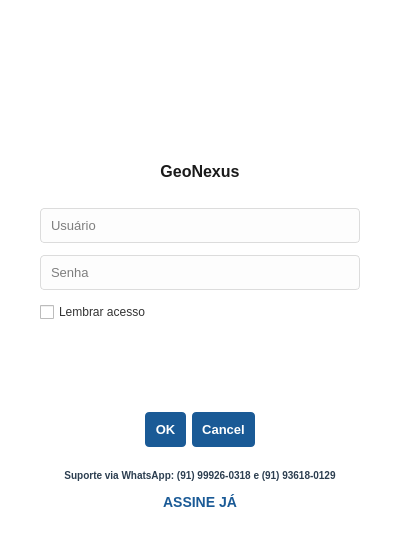
<?xml version="1.0" encoding="UTF-8"?>
<ui version="4.0">
 <class>LoginForm</class>
 <widget class="QDialog" name="LoginForm">
  <property name="geometry">
   <rect>
    <x>0</x>
    <y>0</y>
    <width>400</width>
    <height>550</height>
   </rect>
  </property>
  <property name="windowTitle">
   <string>GeoNexus - Login</string>
  </property>
  <property name="styleSheet">
   <string notr="true">
    QDialog {
        background-color: #ffffff;
    }
    QLabel#titleLabel {
        color: #1a1a1a;
        font-size: 16px;
        font-weight: bold;
    }
    QLineEdit {
        border: 1px solid #dcdcdc;
        border-radius: 4px;
        padding: 8px;
        background-color: #fdfdfd;
        font-size: 13px;
    }
    QLineEdit:focus {
        border: 1px solid #1a5a96;
        background-color: #ffffff;
    }
    QCheckBox {
        color: #333333;
        font-size: 12px;
    }
    QPushButton {
        background-color: #1a5a96;
        color: white;
        border-radius: 4px;
        padding: 10px;
        font-weight: bold;
        font-size: 13px;
    }
    QPushButton:hover {
        background-color: #2980b9;
    }
    QLabel#subscribeLabel {
        color: #1a5a96;
        font-size: 14px;
        font-weight: bold;
        text-decoration: none;
    }
    QLabel#subscribeLabel:hover {
        color: #2980b9;
    }
   </string>
  </property>
  <layout class="QVBoxLayout" name="verticalLayout">
   <property name="spacing">
    <number>12</number>
   </property>
   <property name="leftMargin">
    <number>40</number>
   </property>
   <property name="topMargin">
    <number>40</number>
   </property>
   <property name="rightMargin">
    <number>40</number>
   </property>
   <property name="bottomMargin">
    <number>40</number>
   </property>
   <item>
    <layout class="QHBoxLayout" name="horizontalLayoutLogo">
     <item>
      <spacer name="horizontalSpacerLeft">
       <property name="orientation"><enum>Qt::Horizontal</enum></property>
       <property name="sizeHint" stdset="0"><size><width>40</width><height>20</height></size></property>
      </spacer>
     </item>
     <item>
      <widget class="QLabel" name="logoLabel">
       <property name="minimumSize"><size><width>250</width><height>100</height></size></property>
       <property name="maximumSize"><size><width>250</width><height>100</height></size></property>
       <property name="text"><string/></property>
       <property name="pixmap"><pixmap>logo_geonexus.png</pixmap></property>
       <property name="scaledContents"><bool>true</bool></property>
       <property name="alignment"><set>Qt::AlignCenter</set></property>
      </widget>
     </item>
     <item>
      <spacer name="horizontalSpacerRight">
       <property name="orientation"><enum>Qt::Horizontal</enum></property>
       <property name="sizeHint" stdset="0"><size><width>40</width><height>20</height></size></property>
      </spacer>
     </item>
    </layout>
   </item>
   <item>
    <spacer name="verticalSpacer_top">
     <property name="orientation"><enum>Qt::Vertical</enum></property>
     <property name="sizeType"><enum>QSizePolicy::Fixed</enum></property>
     <property name="sizeHint" stdset="0"><size><width>20</width><height>10</height></size></property>
    </spacer>
   </item>
   <item>
    <widget class="QLabel" name="titleLabel">
     <property name="text"><string>GeoNexus</string></property>
     <property name="alignment"><set>Qt::AlignCenter</set></property>
    </widget>
   </item>
   <item>
    <spacer name="verticalSpacer_mid">
     <property name="orientation"><enum>Qt::Vertical</enum></property>
     <property name="sizeType"><enum>QSizePolicy::Fixed</enum></property>
     <property name="sizeHint" stdset="0"><size><width>20</width><height>15</height></size></property>
    </spacer>
   </item>
   <item>
    <widget class="QLineEdit" name="lineUser">
     <property name="placeholderText"><string>Usuário</string></property>
    </widget>
   </item>
   <item>
    <widget class="QLineEdit" name="linePass">
     <property name="echoMode"><enum>QLineEdit::Password</enum></property>
     <property name="placeholderText"><string>Senha</string></property>
    </widget>
   </item>
   <item>
    <widget class="QCheckBox" name="saveCredentialsCheckBox">
     <property name="text"><string>Lembrar acesso</string></property>
    </widget>
   </item>
   <item>
    <spacer name="verticalSpacer_bottom">
     <property name="orientation"><enum>Qt::Vertical</enum></property>
     <property name="sizeType"><enum>QSizePolicy::Expanding</enum></property>
     <property name="sizeHint" stdset="0"><size><width>20</width><height>20</height></size></property>
    </spacer>
   </item>
   <item>
    <widget class="QDialogButtonBox" name="buttonBox">
     <property name="orientation"><enum>Qt::Horizontal</enum></property>
     <property name="standardButtons"><set>QDialogButtonBox::Cancel|QDialogButtonBox::Ok</set></property>
     <property name="centerButtons"><bool>true</bool></property>
    </widget>
   </item>
   <item>
    <widget class="QLabel" name="supportLabel">
     <property name="styleSheet">
      <string notr="true">color: #2c3e50; font-size: 10px; font-weight: bold; margin-top: 10px;</string>
     </property>
     <property name="text"><string>Suporte via WhatsApp: (91) 99926-0318 e (91) 93618-0129</string></property>
     <property name="alignment"><set>Qt::AlignCenter</set></property>
    </widget>
   </item>
   <item>
    <widget class="QLabel" name="subscribeLabel">
     <property name="cursor"><cursorShape>PointingHandCursor</cursorShape></property>
     <property name="text">
      <string>&lt;a href=&quot;https://pay.hotmart.com/V105695953Y?checkoutMode=6&quot; style=&quot;color: #1a5a96; text-decoration: none;&quot;&gt;ASSINE JÁ&lt;/a&gt;</string>
     </property>
     <property name="alignment"><set>Qt::AlignCenter</set></property>
     <property name="openExternalLinks"><bool>true</bool></property>
    </widget>
   </item>
  </layout>
 </widget>
 <resources/>
 <connections/>
</ui>
